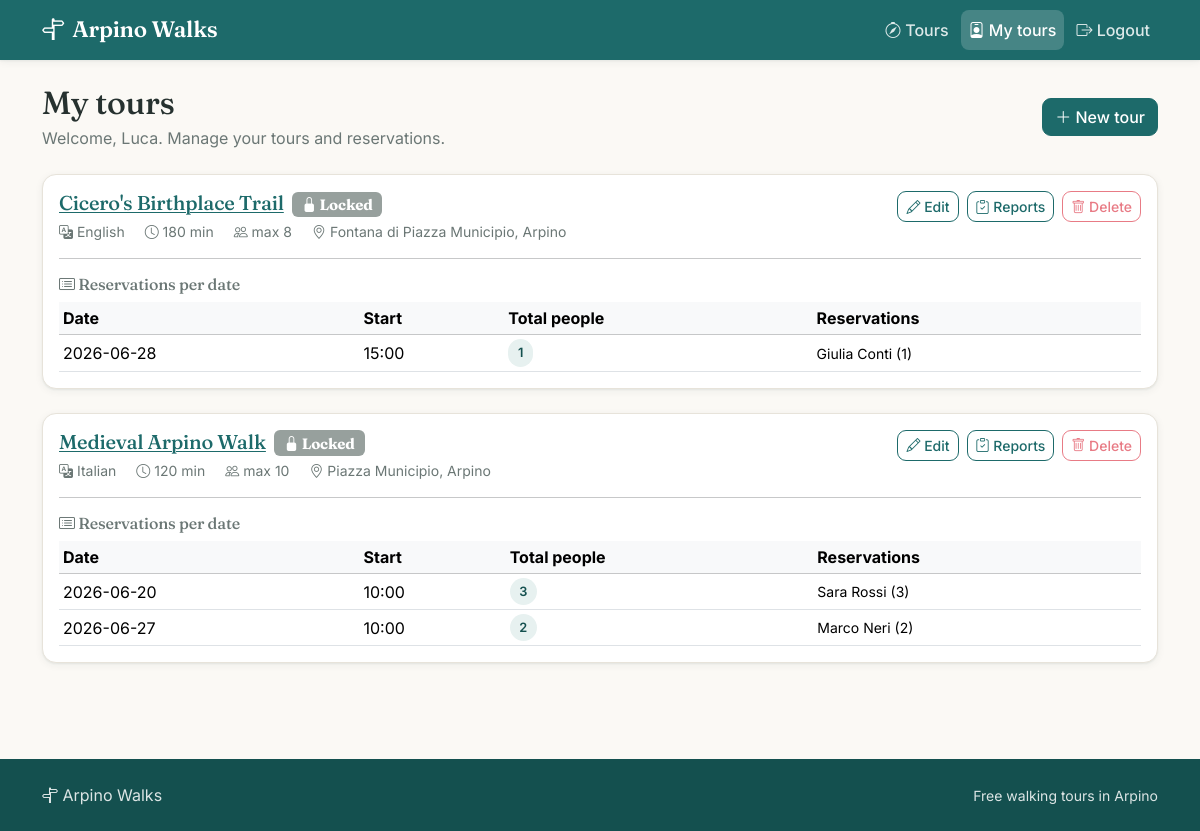
/guide/profile (signed in), run on the app's committed database.
### tables this page shows
CREATE TABLE users (
    id INTEGER PRIMARY KEY AUTOINCREMENT,
    first_name TEXT NOT NULL,
    last_name TEXT NOT NULL,
    email TEXT NOT NULL UNIQUE,
    password_hash TEXT NOT NULL,
    role TEXT NOT NULL CHECK(role IN ('participant', 'guide', 'admin'))
);

CREATE TABLE tours (
    id INTEGER PRIMARY KEY AUTOINCREMENT,
    guide_id INTEGER NOT NULL,
    title TEXT NOT NULL,
    meeting_point TEXT NOT NULL,
    duration_minutes INTEGER NOT NULL CHECK(duration_minutes > 0),
    language TEXT NOT NULL CHECK(language IN ('Italian', 'English', 'Spanish', 'Portuguese', 'German')),
    max_participants INTEGER NOT NULL CHECK(max_participants > 0),
    description TEXT NOT NULL,
    created_at TEXT NOT NULL,
    FOREIGN KEY (guide_id) REFERENCES users(id) ON DELETE CASCADE
);

CREATE TABLE reservations (
    id INTEGER PRIMARY KEY AUTOINCREMENT,
    participant_id INTEGER NOT NULL,
    tour_id INTEGER NOT NULL,
    tour_date TEXT NOT NULL,
    total_people INTEGER NOT NULL CHECK(total_people BETWEEN 1 AND 4),
    status TEXT NOT NULL CHECK(status IN ('active', 'cancelled')) DEFAULT 'active',
    created_at TEXT NOT NULL,
    cancelled_at TEXT,
    FOREIGN KEY (participant_id) REFERENCES users(id) ON DELETE CASCADE,
    FOREIGN KEY (tour_id) REFERENCES tours(id) ON DELETE CASCADE
);

CREATE TABLE tour_schedules (
    id INTEGER PRIMARY KEY AUTOINCREMENT,
    tour_id INTEGER NOT NULL,
    weekday INTEGER NOT NULL CHECK(weekday BETWEEN 0 AND 6),
    start_time TEXT NOT NULL,
    UNIQUE(tour_id, weekday),
    FOREIGN KEY (tour_id) REFERENCES tours(id) ON DELETE CASCADE
);

### app.py (the view)
@app.route("/guide/profile")
@login_required
def guide_profile():
    redirect_response = auth_utils.require_role("guide")
    if redirect_response:
        return redirect_response
    tours = tour_dao.get_tours_by_guide(current_user.id)
    tours_overview = []
    for tour in tours:
        reservation_rows = reservation_dao.get_active_reservations_with_participant(tour["id"])
        dates = reservation_utils.group_guide_reservations_by_date(reservation_rows)
        tours_overview.append({
            "tour": tour,
            "dates": dates,
            "locked": reservation_dao.tour_has_active_reservations(tour["id"]),
        })
    return render_template("guide_profile.html", tours_overview=tours_overview)

### app.py (called while the page is built)
@login_manager.user_loader
def load_user(user_id):
    row = user_dao.get_user_by_id(user_id)
    return user_from_row(row)

### dao/reservation_dao.py (called while the page is built)
def tour_has_active_reservations(tour_id):
    conn = get_connection()
    cur = conn.cursor()
    cur.execute("""
        SELECT 1
        FROM reservations
        WHERE tour_id = ?
          AND status = 'active'
        LIMIT 1
    """, (tour_id,))
    row = cur.fetchone()
    cur.close()
    conn.close()
    return row is not None

def get_active_reservations_with_participant(tour_id):
    conn = get_connection()
    cur = conn.cursor()
    cur.execute("""
        SELECT
            r.id,
            r.tour_date,
            r.total_people,
            ts.start_time,
            u.first_name,
            u.last_name
        FROM reservations r, users u, tours t, tour_schedules ts
        WHERE r.tour_id = t.id
          AND ts.tour_id = t.id
          AND ts.weekday = ((CAST(strftime('%w', r.tour_date) AS INTEGER) + 6) % 7)
          AND r.participant_id = u.id
          AND r.tour_id = ?
          AND r.status = 'active'
        ORDER BY r.tour_date, ts.start_time, u.last_name
    """, (tour_id,))
    reservations = cur.fetchall()
    cur.close()
    conn.close()
    return reservations

### dao/tour_dao.py (called while the page is built)
def get_tours_by_guide(guide_id):
    conn = get_connection()
    cur = conn.cursor()
    cur.execute("""
        SELECT
            id,
            title,
            meeting_point,
            duration_minutes,
            language,
            max_participants,
            description,
            created_at
        FROM tours
        WHERE guide_id = ?
        ORDER BY title
    """, (guide_id,))
    tours = cur.fetchall()
    cur.close()
    conn.close()
    return tours

### dao/user_dao.py (called while the page is built)
def get_user_by_id(user_id):
    conn = get_connection()
    cur = conn.cursor()
    cur.execute("""
        SELECT *
        FROM users
        WHERE id = ?
    """, (user_id,))
    user = cur.fetchone()
    cur.close()
    conn.close()
    return user

### db/database.py (called while the page is built)
def get_connection():
    conn = sqlite3.connect(DB_PATH)
    conn.row_factory = sqlite3.Row
    conn.execute("PRAGMA foreign_keys = ON;")
    return conn

### models.py (called while the page is built)
def user_from_row(row):
    if row is None:
        return None
    return User(
        id=row["id"],
        first_name=row["first_name"],
        last_name=row["last_name"],
        email=row["email"],
        password_hash=row["password_hash"],
        role=row["role"]
    )

### templates/guide_profile.html (shortened to what this page needs)
{% extends "base.html" %}
{% block content %}
<header class="d-flex justify-content-between align-items-center flex-wrap gap-2 mb-4">
    <div>
        <h1 class="h2 mb-1">My tours</h1>
        <p class="text-muted mb-0">Welcome, {{ current_user.first_name }}. Manage your tours and reservations.</p>
    </div>
    <a href="{{ url_for('new_tour') }}" class="btn btn-primary"><i class="bi bi-plus-lg"></i> New tour</a>
</header>
{% if tours_overview %}
    {% for item in tours_overview %}
        {% set tour = item.tour %}
        <article class="card mb-4">
            <div class="card-body">
                <div class="d-flex justify-content-between align-items-start flex-wrap gap-3">
                    <div>
                        <h2 class="h5 mb-1">
                            <a href="{{ url_for('tour_detail', tour_id=tour.id) }}">{{ tour.title }}</a>
                            {% if item.locked %}
                                <span class="badge bg-secondary ms-1"><i class="bi bi-lock-fill"></i> Locked</span>
                            {% endif %}
                        </h2>
                        <div class="detail-meta small">
                            <span><i class="bi bi-translate"></i> {{ tour.language }}</span>
                            <span><i class="bi bi-clock"></i> {{ tour.duration_minutes }} min</span>
                            <span><i class="bi bi-people"></i> max {{ tour.max_participants }}</span>
                            <span><i class="bi bi-geo-alt"></i> {{ tour.meeting_point }}</span>
                        </div>
                    </div>
                    <div class="d-flex gap-2 flex-wrap">
                        <a href="{{ url_for('edit_tour', tour_id=tour.id) }}" class="btn btn-outline-primary btn-sm"><i class="bi bi-pencil"></i> Edit</a>
                        <a href="{{ url_for('tour_report', tour_id=tour.id) }}" class="btn btn-outline-success btn-sm"><i class="bi bi-clipboard-check"></i> Reports</a>
                        <form method="POST" action="{{ url_for('delete_tour', tour_id=tour.id) }}"
                              onsubmit="return confirm('Delete this tour?')">
                            <button type="submit" class="btn btn-outline-danger btn-sm" {% if item.locked %}disabled{% endif %}>
                                <i class="bi bi-trash"></i> Delete
                            </button>
                        </form>
                    </div>
                </div>
                <hr>
                <h3 class="h6 text-muted mb-2"><i class="bi bi-card-list"></i> Reservations per date</h3>
                {% if item.dates %}
                    <div class="table-responsive">
                        <table class="table table-sm align-middle mb-0">
                            <thead class="table-light">
                                <tr>
                                    <th scope="col">Date</th>
                                    <th scope="col">Start</th>
                                    <th scope="col">Total people</th>
                                    <th scope="col">Reservations</th>
                                </tr>
                            </thead>
                            <tbody>
                                {% for d in item.dates %}
                                    <tr>
                                        <td>{{ d.tour_date }}</td>
                                        <td>{{ d.start_time }}</td>
                                        <td><span class="chip">{{ d.total_people }}</span></td>
                                        <td class="small">
                                            {% for r in d.reservations %}
                                                {{ r.participant_name }} ({{ r.people }}){% if not loop.last %}, {% endif %}
                                            {% endfor %}
                                        </td>
                                    </tr>
                                {% endfor %}
                            </tbody>
                        </table>
                    </div>
                {% else %}
                    <p class="text-muted small mb-0">No reservations yet for this tour.</p>
                {% endif %}
            </div>
        </article>
    {% endfor %}
{% else %}
    <div class="empty-state">
        <i class="bi bi-map"></i>
        <p class="mt-3 mb-3">You have not created any tours yet.</p>
        <a href="{{ url_for('new_tour') }}" class="btn btn-primary">Create your first tour</a>
    </div>
{% endif %}
{% endblock %}

### static/styles/styles.css (style rules this page uses)
:root { --brand: #1d6a6a; --brand-dark: #14504f; --brand-soft: #e7f1f0; --accent: #e08a2e; --accent-dark: #c0741f; --paper: #fbf9f5; --surface: #ffffff; --ink: #26312f; --muted: #6b7775; --line: #e7e3da; --radius: 14px; --shadow-sm: 0 1px 2px rgba(20, 50, 49, .06), 0 2px 8px rgba(20, 50, 49, .06); --shadow-md: 0 6px 24px rgba(20, 50, 49, .10); }
body { background-color: var(--paper); color: var(--ink); font-family: "Inter", system-ui, -apple-system, "Segoe UI", Roboto, sans-serif; display: flex; flex-direction: column; min-height: 100vh; }
h1, h2, h3, h4, .navbar-brand { font-family: "Fraunces", Georgia, "Times New Roman", serif; color: var(--ink); letter-spacing: -.01em; }
a { color: var(--brand); text-decoration-thickness: 1px; text-underline-offset: 2px; }
.text-muted { color: var(--muted) !important; }
.card { border: 1px solid var(--line); border-radius: var(--radius); background: var(--surface); box-shadow: var(--shadow-sm); }
.chip { display: inline-flex; align-items: center; gap: .35rem; background: var(--brand-soft); color: var(--brand-dark); font-size: .8rem; font-weight: 600; padding: .25rem .6rem; border-radius: 999px; }
.badge.bg-secondary { background-color: #97a09d !important; }
.btn { border-radius: 9px; font-weight: 500; }
.btn-primary { --bs-btn-bg: var(--brand); --bs-btn-border-color: var(--brand); --bs-btn-hover-bg: var(--brand-dark); --bs-btn-hover-border-color: var(--brand-dark); --bs-btn-active-bg: var(--brand-dark); --bs-btn-active-border-color: var(--brand-dark); --bs-btn-disabled-bg: var(--brand); --bs-btn-disabled-border-color: var(--brand); }
.btn-outline-primary { --bs-btn-color: var(--brand); --bs-btn-border-color: var(--brand); --bs-btn-hover-bg: var(--brand); --bs-btn-hover-border-color: var(--brand); --bs-btn-active-bg: var(--brand-dark); }
.btn-outline-success { --bs-btn-color: var(--brand); --bs-btn-border-color: var(--brand); --bs-btn-hover-bg: var(--brand); --bs-btn-hover-border-color: var(--brand); }
.detail-meta { display: flex; flex-wrap: wrap; gap: .5rem 1.25rem; color: var(--muted); }

### data on the page
users: first_name "Luca"
tours: title "Cicero's Birthplace Trail", language "English", duration_minutes "180", max_participants "8", meeting_point "Fontana di Piazza Municipio, Arpino"
reservations: tour_date "2026-06-28", start_time "15:00", total_people "1", participant_name "Giulia Conti", people "1"
tours: title "Medieval Arpino Walk", language "Italian", duration_minutes "120", max_participants "10", meeting_point "Piazza Municipio, Arpino"
reservations: tour_date "2026-06-20", start_time "10:00", total_people "3", participant_name "Sara Rossi", people "3"
reservations: tour_date "2026-06-27", start_time "10:00", total_people "2", participant_name "Marco Neri", people "2"
